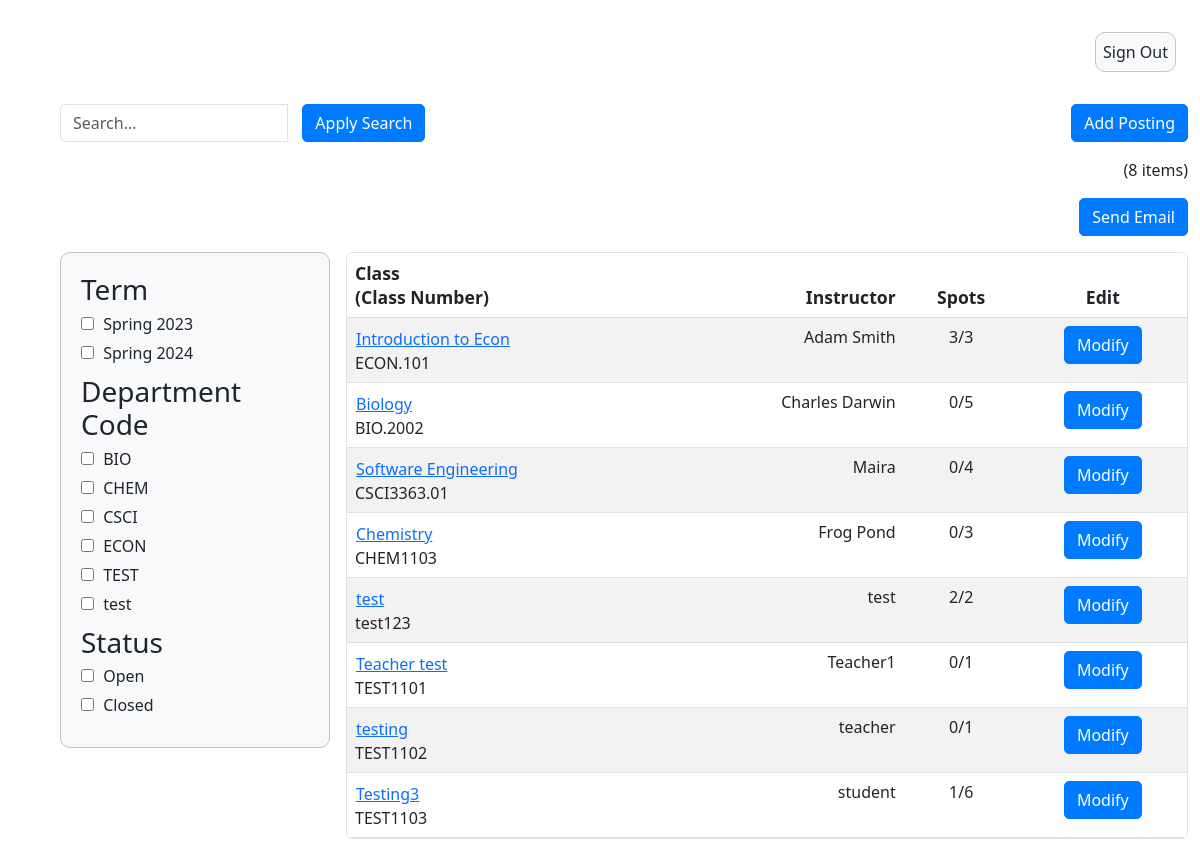
Before: /admin_summary/ with the older database file.
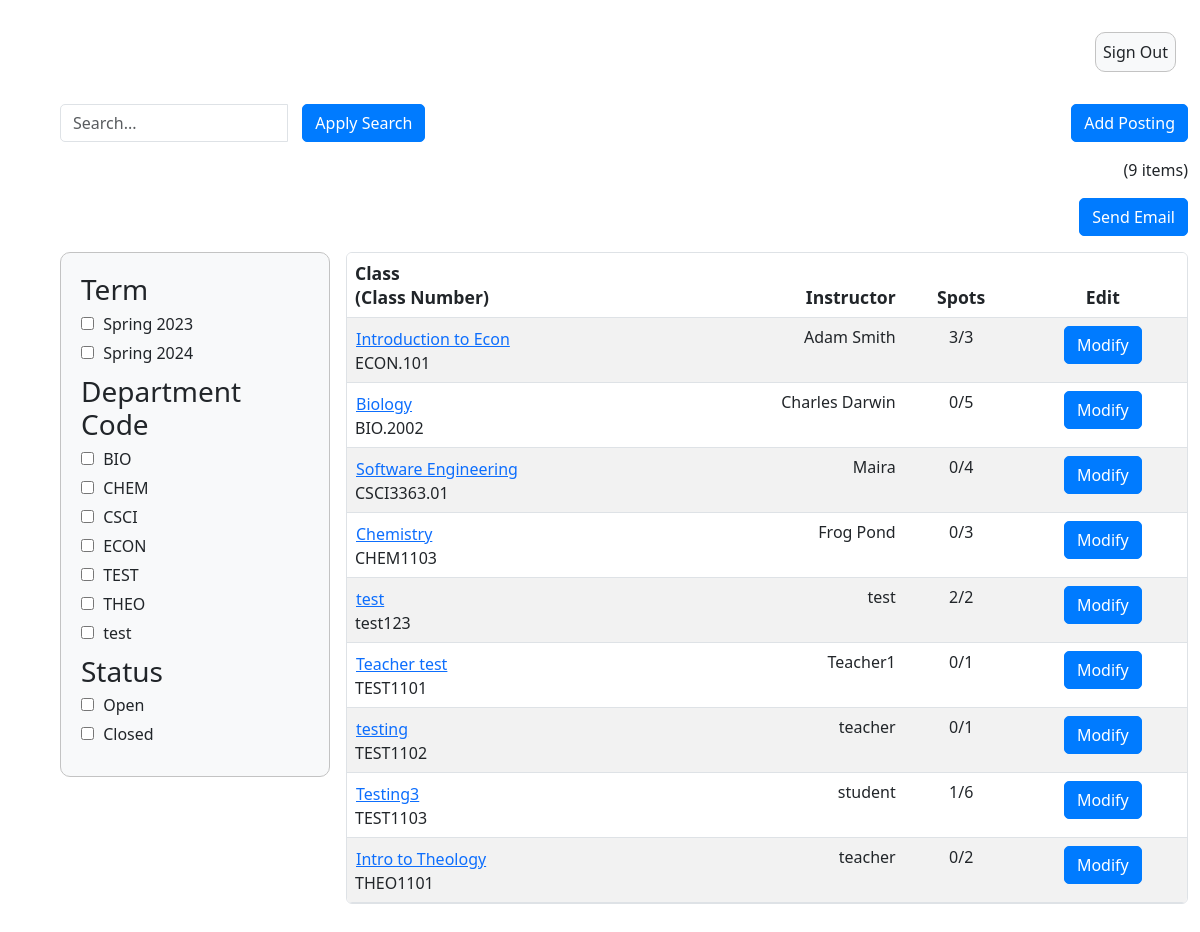
After: the same page with the newer database file.
### InstructorAddCourse/models.py (models this page shows)
class InstructorAddCourse(models.Model):
	course_instructor = models.ForeignKey(User, on_delete=models.CASCADE)
	course_name = models.CharField(max_length=255)
	course_number = models.CharField(max_length=255)
	course_instructor = models.CharField(max_length=255)
	description = models.CharField(max_length=800)
	total_time_commitment = models.DecimalField(max_digits=2, decimal_places=0, validators=[MinValueValidator(0)], default=0)
	has_discussion = models.CharField(choices=[('yes', 'Yes'),('no', 'No')], max_length=50, default='')
	num_ta_needed = models.DecimalField(max_digits=2, decimal_places=0, validators=[MinValueValidator(0)], default=0)
	curr_num_ta = models.IntegerField(default=0)
	graded_meeting = models.CharField(choices=[('yes', 'Yes'),('no', 'No')], max_length=50, default='')
	office_hours = models.DecimalField(max_digits=2, decimal_places=0, validators=[MinValueValidator(0)], default=0)
	other_info = models.CharField(max_length=800, default=None)
	term = models.CharField(default=get_default_term(), max_length=100)

### adminSummary/views.py (the view)
# urls.py: path('admin_summary/', admin_summary_view),
def admin_summary_view(response):
    search_query = response.GET.get('q', '')
    term_filter = response.GET.get('term', '')
    status_filter = response.GET.get('status', '')
    dept_filter = response.GET.get('dept-code', '')
    course_objects = InstructorAddCourse.objects.all()
    applied_filters = []
    if search_query:
        course_objects = course_objects.filter(
            course_name__icontains=search_query)
        applied_filters.append(('q', search_query))
    if term_filter:
        if term_filter in term_keys:
            course_objects = [course for course in course_objects if get_term(
                course) == term_filter]
            applied_filters.append(('term', term_filter))
    if dept_filter:
        if dept_filter in dept_keys:
            course_objects = [course for course in course_objects if get_dept(
                course) == dept_filter]
            applied_filters.append(('dept-code', dept_filter))
    if status_filter:
        if status_filter in status_keys:
            course_objects = [course for course in course_objects if get_status(
                course) == status_filter]
            applied_filters.append(('status', status_filter))
    else:
        applied_filters = [f for f in applied_filters if f[0] != 'status']
    applications = []
    if 'course_number' in response.session:
        course_number = response.session['course_number']
        applications = Application.objects.filter(course_number=course_number)
        del response.session['course_number']
    course_count = len(course_objects)
    context = {'course_objects': course_objects,
               'course_count': course_count, 'applied_filters': applied_filters,
               'term_keys': term_keys, 'dept_keys': dept_keys,
               'applications': applications}
    return render(response, "adminSummary.html", context)

### templates/adminSummary.html (shortened to what this page needs)
{% extends 'appbase.html' %} {% block content %} {% load static %} {% load static admin_templatetags %}
<!DOCTYPE html>
<html>
  <head>
    <link rel="stylesheet" href="{% static 'adminSummary.css' %}" />
  </head>
  <body>
    <div class="container-fluid">
      <form method="get">
      <div class="row">
        <div class="col-md-4">
            <div class="input-group">
              <input
                type="text"
                class="form-control"
                id="search"
                name="q"
                placeholder="Search..."
              />
              <div class="input-group-btn input-space">
                <button type="submit" class="btn btn-primary">
                  Apply Search
                </button>
              </div>
            </div>
        </div>
        <div class="col-md-4">
        </div>
        <div class="col-md-4">
          <div class="text-end">
            <a href="{% url 'add_course' %}" id="add-posting-btn" class="btn btn-primary">
              Add Posting
            </a>
          </div>
        </div>
      </div>
      <div class="row" id="item-row">
        <div class="col-sm">
          <div class="text-end">({{course_count}} items)</div>
        </div>
      </div>
      <div class="row" id="item-row">
        <div class="col-sm">
          <div class="text-end">
            <a href="{% url 'send_email' %}">
              <button type="button" class="btn btn-primary">Send Email</button>
            </a>
          </div>
        </div>
      </div>
      <div class="row">
        <div class="col-sm-3">
          <div class="filter-box">
            <div class="filter-group">
              <h3>Term</h3>
              {% for term in term_keys %}
              <label>
                <input type="checkbox" name="term" value="{{ term }}" /> {{ term }}
              </label>
              {% endfor %}
            </div>
            <div class="filter-group">
              <h3>Department Code</h3>
              {% for dept in dept_keys %}
              <label>
                <input type="checkbox" name="dept-code" value="{{ dept }}" /> {{ dept }}
              </label>
              {% endfor %}
            </div>
            <div class="filter-group">
              <h3>Status</h3>
              <label>
                <input type="checkbox" name="status" value="Open"/> Open
            </label>
            <label>
                <input type="checkbox" name="status" value="Closed"/> Closed
            </label>
            </div>
          </div>
        </div>
        <div class="col-sm-9">
          <table class="table table-striped table-hover rounded overflow-hidden">
            <thead>
              <tr>
                <th>Class<br />(Class Number)</th>
                <th class="text-end">Instructor</th>
                <th class="text-center">Spots</th>
                <th class="text-center">Edit</th>
              </tr>
            </thead>
            <tbody id="table-body">
              {% for course in course_objects %}
              <form method="post" action="{% url 'show_applications' %}">
                <tr>
                  <td>
                    <button type="submit" class="btn btn-link p-0 m-0 text-start course-name-button">{{ course.course_name }}</button>
                    <br />{{ course.course_number }}
                  </td>
                  <td class="text-end">{{ course.course_instructor }}</td>
                  <td class="text-center">
                    {{course.curr_num_ta}}/{{ course.num_ta_needed }}
                  </td>
                  <td class="text-center">
                    <a href="{% url 'edit_course' course.id %}" class="btn btn-primary">Modify</a>
                  </td>
                </tr>
              </form>
            {% endfor %}
            </tbody>
          </table>
        </div>
      </div>
    </form>
  </div>
</body>
</html>
{% endblock %}

### templates/appbase.html (shortened to what this page needs)
{% load static %}
<html>
  <head>
    <link
      href="https://cdn.jsdelivr.net/npm/bootstrap@5.3.0-alpha1/dist/css/bootstrap.min.css"
      rel="stylesheet"
    />
    <link rel="stylesheet" href="{% static 'appbase.css' %}" />
  </head>
  <body>
    <div class="container-fluid m-4">
      <div class="row m-3">
        <div class="col-sm">
          <div class="container-fluid d-flex justify-content-end">
            <a class="nav-link btn btn-sm sign-out-button" href="{% url 'logout' %}">Sign Out</a>
          </div>
        </div>
        </div>
        <div class="row m-3">
          {% block content %} {% endblock %}
        </div>
      </div>
  </body>
</html>

### static/appbase.css (style rules this page uses)
.sign-out-button { background-color: #f8f9fa; border: 1px solid #c3c3c3; border-radius: 10px; padding: 7px; transition: background-color 0.3s, border-color 0.3s; }

### static/adminSummary.css (style rules this page uses)
body { height: 100%; }
table { background: white; border: 1px solid #c3c3c3; border-radius: 5px; width: 50%; border-spacing: 0px; border-collapse: separate; }
table th { font-weight: 600; font-size: 1.1em; background: #c6c6c6; }
table td { background: transparent; }
.filter-box { padding: 20px; border: 1px solid #c3c3c3; background-color: #f8f9fa; border-radius: 10px; }
.filter-group { margin-bottom: 10px; }
.filter-group h3 { margin-top: 0; margin-bottom: 5px; }
.filter-group label { display: block; margin-bottom: 5px; }
.filter-group input[type="checkbox"] { margin-right: 5px; }
[class*="col"] { padding: 0.5rem; }
.input-group-btn.input-space { padding-left: 15px; }
.form-control { border-radius: 5px; }
.btn-primary { background-color: #007bff; border-color: #007bff; border-radius: 5px; }

Changed rows visible on the page:
added InstructorAddCourse: course_name "Intro to Theology", course_number "THEO1101", course_instructor "teacher", curr_num_ta "0", num_ta_needed "2"
Other visible differences:
{{ course_count }}: "8" → "9"
new list line: "☐ THEO"
